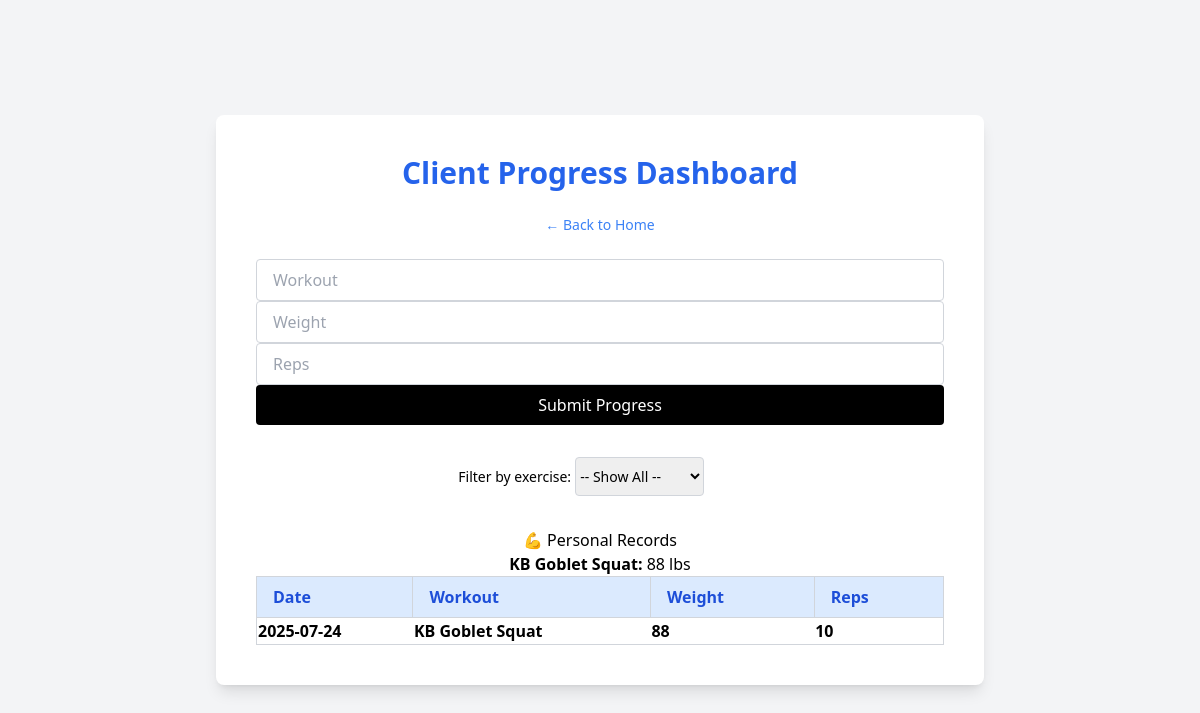
/progress (signed in), run on an earlier commit of the app's database.
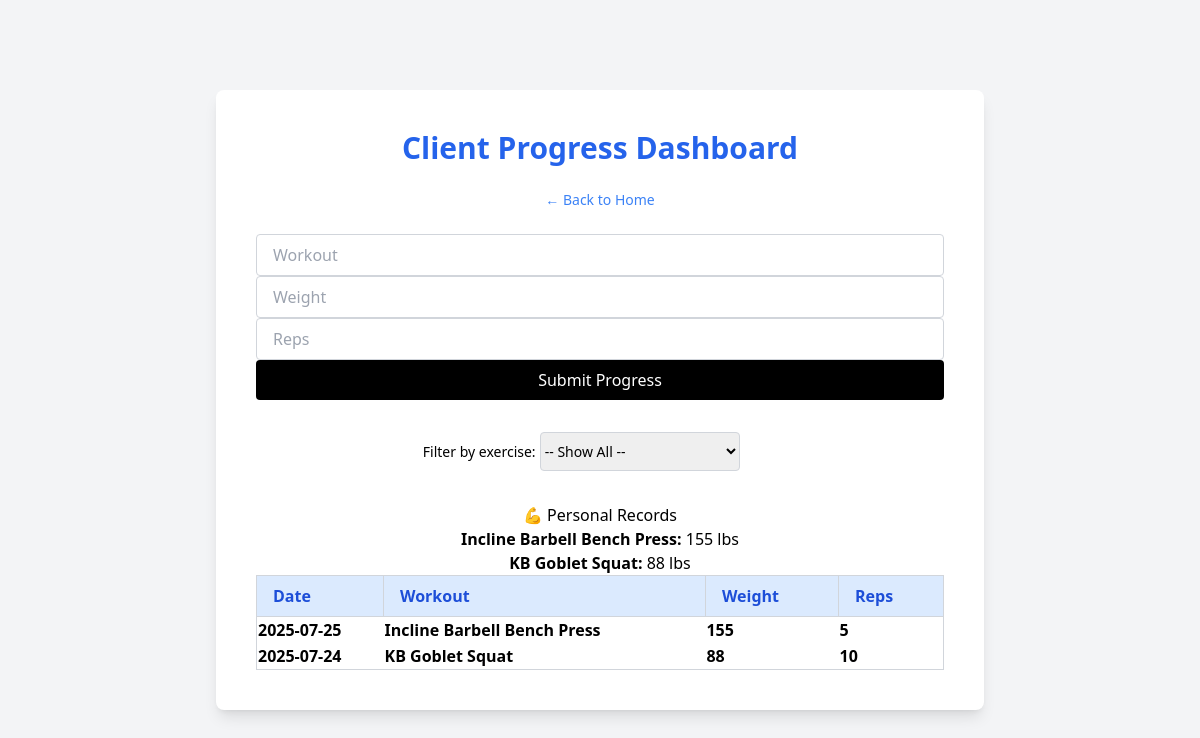
And on a later commit of the database.
### app.py (models this page shows)
class Progress(db.Model):
    id = db.Column(db.Integer, primary_key=True)
    date = db.Column(db.String(10))
    exercise = db.Column(db.String(100))
    weight = db.Column(db.Integer)
    reps = db.Column(db.Integer)
    user_id = db.Column(db.Integer, db.ForeignKey('user.id'), nullable=False)

### app.py (the view, shortened to what this page needs)
@app.route('/progress', methods=['GET', 'POST'])
@login_required
def progress():
    selected_exercise = request.args.get('exercise')
    if selected_exercise:
        progress_data = Progress.query.filter_by(
            exercise=selected_exercise, user_id=current_user.id
        ).order_by(Progress.date.desc()).all()
    else:
        progress_data = Progress.query.filter_by(
            user_id=current_user.id
        ).order_by(Progress.date.desc()).all()
    all_exercises = db.session.query(Progress.exercise).filter_by(
        user_id=current_user.id
    ).distinct().all()
    all_exercises = [e[0] for e in all_exercises]
    pr_data = db.session.query(
        Progress.exercise,
        func.max(Progress.weight)
    ).filter_by(user_id=current_user.id).group_by(Progress.exercise).all()
    pr_dict = {exercise: max_weight for exercise, max_weight in pr_data}
    return render_template('progress.html',
                           progress_data=progress_data,
                           all_exercises=all_exercises,
                           selected_exercise=selected_exercise,
                           pr_data=pr_data,
                           pr_dict=pr_dict)

### app.py (called while the page is built)
@login_manager.user_loader
def load_user(user_id):
    return User.query.get(int(user_id))

### templates/progress.html (shortened to what this page needs)
<!DOCTYPE html>
<html>
<head>
  <link href="/static/css/output.css" rel="stylesheet">
</head>
<body class="bg-gray-100 min-h-screen flex items-center justify-center">
  <div class="bg-white p-10 rounded-lg shadow-lg w-full max-w-3xl">
    <h1 class="text-3xl font-bold text-blue-600 mb-6 text-center">Client Progress Dashboard</h1>
    <a href="{{ url_for('index') }}" class="block mb-6 text-blue-500 hover:underline text-sm text-center">← Back to Home</a>
    <form method="POST" action="/progress" class="mb-8 max-w-md mx-auto space-y-4">
      <input type="text" name="exercise" placeholder="Workout"
             class="w-full border border-gray-300 rounded px-4 py-2 focus:outline-none focus:ring-2 focus:ring-blue-400" required>
      <input type="number" name="weight" placeholder="Weight"
             class="w-full border border-gray-300 rounded px-4 py-2 focus:outline-none focus:ring-2 focus:ring-blue-400" required>
      <input type="number" name="reps" placeholder="Reps"
             class="w-full border border-gray-300 rounded px-4 py-2 focus:outline-none focus:ring-2 focus:ring-blue-400" required>
      <button type="submit"
              class="bg-black text-white px-4 py-2 rounded hover:bg-gray-800 transition duration-200 w-full">
        Submit Progress
      </button>
    </form>
    <form method="GET" action="/progress" class="mb-8 text-center">
      <label for="exercise" class="mr-2 text-sm font-medium">Filter by exercise:</label>
      <select name="exercise" id="exercise"
              class="px-3 py-2 border border-gray-300 rounded text-sm">
        <option value="">-- Show All --</option>
      </select>
      <button type="submit"
              class="ml-2 px-3 py-2 bg-blue-500 text-white rounded text-sm hover:bg-blue-600">
      </button>
    </form>
    <h2 class="text-xl font-semibold mb-2 text-center">💪 Personal Records</h2>
    <ul class="text-center mb-10">
      {% for exercise, weight in pr_data %}
        <li class="text-gray-700">
          <strong>{{ exercise }}:</strong> {{ weight }} lbs
        </li>
      {% endfor %}
    </ul>
    <div class="overflow-x-auto mt-10">
      <table class="table-auto w-full text-left border-collapse border border-gray-300">
        <thead class="bg-blue-100 text-blue-700">
          <tr>
            <th class="px-4 py-2 border border-gray-300">Date</th>
            <th class="px-4 py-2 border border-gray-300">Workout</th>
            <th class="px-4 py-2 border border-gray-300">Weight</th>
            <th class="px-4 py-2 border border-gray-300">Reps</th>
          </tr>
        </thead>
        <tbody>
          {% for entry in progress_data %}
            <tr class="{% if pr_dict.get(entry.exercise) == entry.weight %}bg-yellow-100 font-bold{% endif %}">
              <td>{{ entry.date }}</td>
              <td>{{ entry.exercise }}</td>
              <td>{{ entry.weight }}</td>
              <td>{{ entry.reps }}</td>
            </tr>
          {% endfor %}
        </tbody>
      </table>
    </div>
  </div>
</body>
</html>

What changed in the data, as far as the page shows it:
added Progress: exercise "Incline Barbell Bench Press", weight "155", date "2025-07-25", reps "5"
